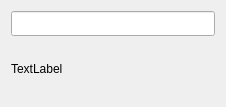
<?xml version="1.0" encoding="UTF-8"?>
<ui version="4.0">
 <class>Form</class>
 <widget class="QWidget" name="Form">
  <property name="geometry">
   <rect>
    <x>0</x>
    <y>0</y>
    <width>226</width>
    <height>107</height>
   </rect>
  </property>
  <property name="windowTitle">
   <string>Form</string>
  </property>
  <layout class="QGridLayout" name="gridLayout">
   <item row="0" column="0">
    <layout class="QVBoxLayout" name="verticalLayout">
     <item>
      <widget class="QLineEdit" name="lineEdit">
       <property name="minimumSize">
        <size>
         <width>100</width>
         <height>25</height>
        </size>
       </property>
      </widget>
     </item>
     <item>
      <widget class="QLabel" name="label_result">
       <property name="text">
        <string>TextLabel</string>
       </property>
      </widget>
     </item>
    </layout>
   </item>
  </layout>
 </widget>
 <resources/>
 <connections/>
</ui>
